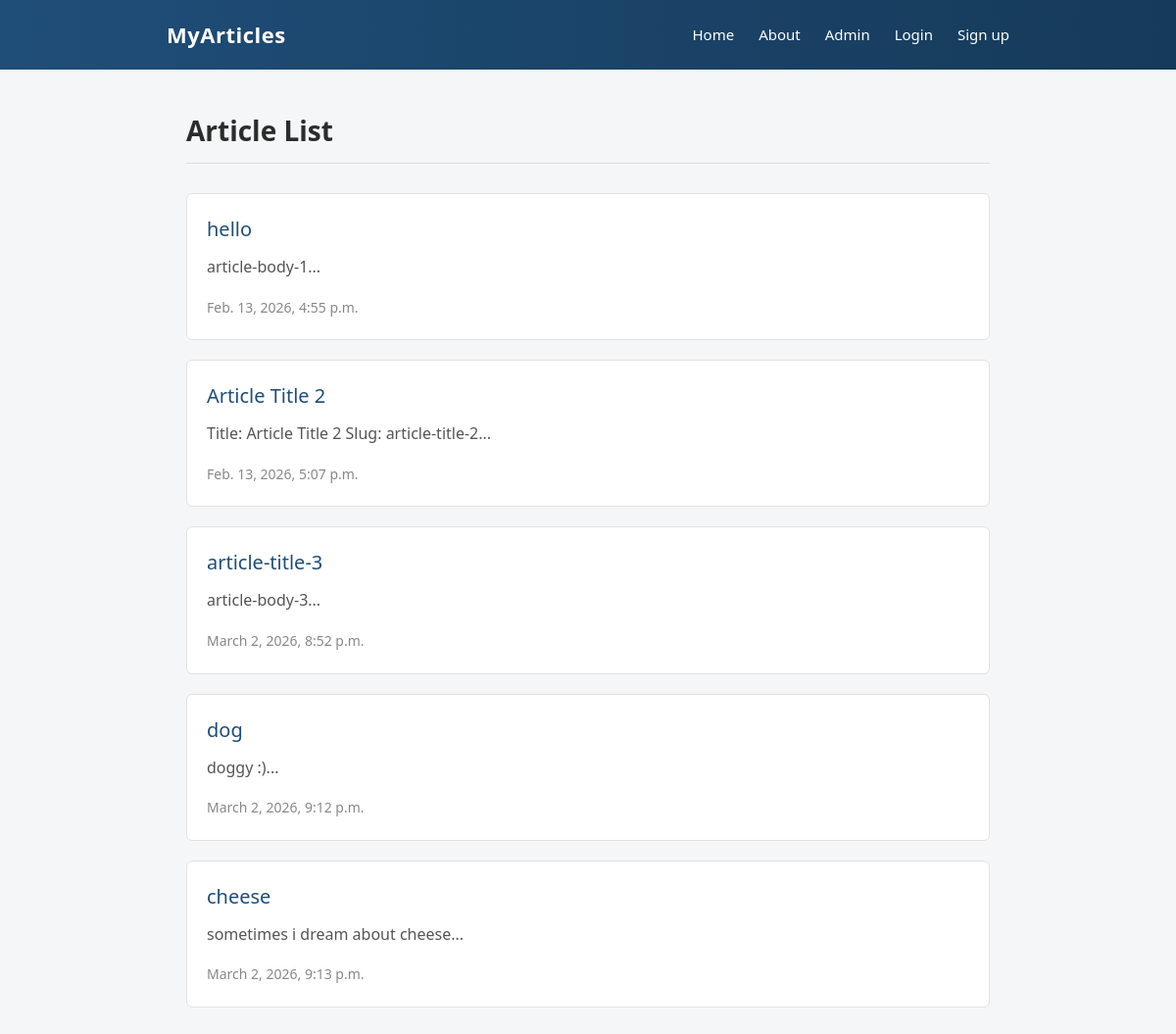
The app's page /, older data.
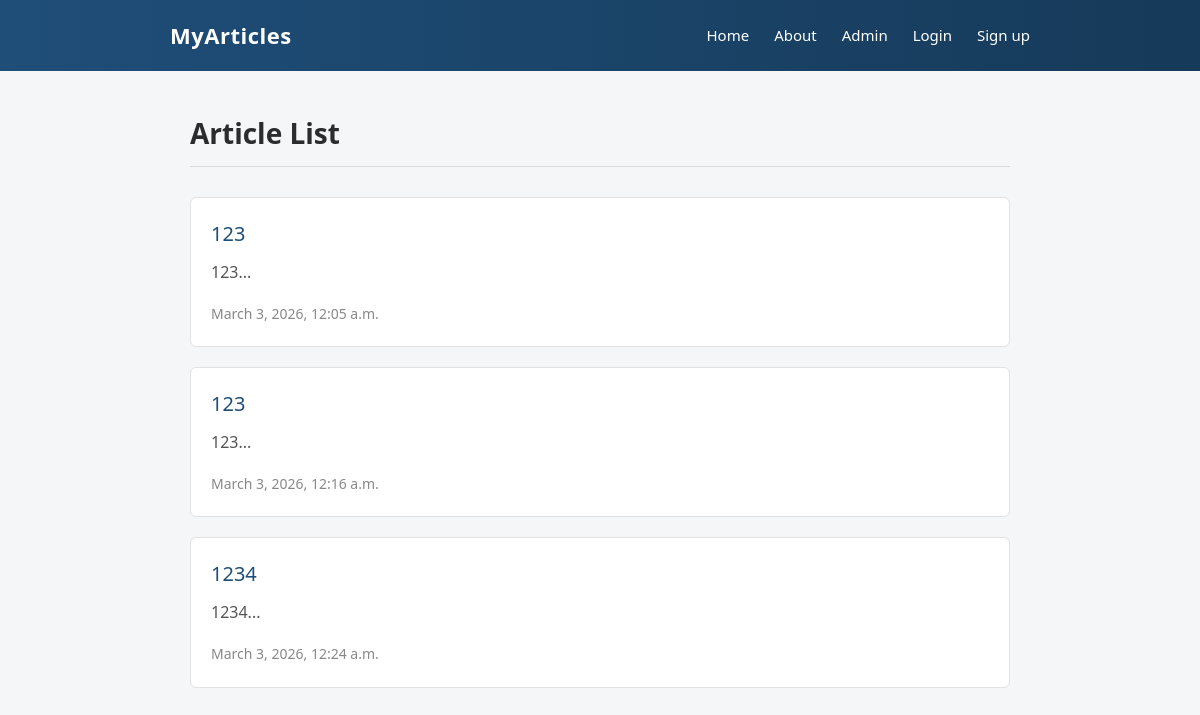
The same page, newer data.
### articles/models.py (models this page shows, shortened)
class Article(models.Model):
    title = models.CharField(max_length=200)
    slug = models.SlugField()
    body = models.TextField()
    date = models.DateTimeField(auto_now_add=True)
    thumbnail = models.ImageField(upload_to='images/', blank=True, default='images/default.jpg')
    author = models.ForeignKey(User, default=None, on_delete=models.CASCADE)
    def snippet(self):
        return self.body[0:50] + '...'

### articles/views.py (the view)
# urls.py: path('', views.article_list, name='article_list'),
def article_list(request):
    articles = Article.objects.all().order_by('date')
    return render(request, 'articles/article_list.html', {'articles': articles})

### articles/templates/articles/article_list.html (shortened to what this page needs)
{% extends "base_layout.html" %}
{% block content %}
    <main>
        <h1>Article List</h1>
        <div>
            {% for element in articles %}
                <div class="article__item">
                    <h2>
                        <a href="{% url 'articles:article_detail' slug=element.slug %}">
                            {{ element.title }}
                        </a>
                    </h2>
                    <p>
                        {{ element.snippet }}
                    </p>
                    <time>
                        {{ element.date }}
                    </time>
                </div>
            {% endfor %}
        </div>
    </main>
{% endblock content %}

### templates/base_layout.html (shortened to what this page needs)
{% load static %}
<!DOCTYPE html>
<html lang="en">
<head>
  <link rel="stylesheet" href="{% static 'css/style.css' %}">
</head>
<body>
<header class="site-header">
    <div class="container">
        <div class="logo">
            <a href="{% url 'homepage' %}">MyArticles</a>
        </div>
        <nav class="navigation">
            <ul>
                <li><a href="{% url 'homepage' %}">Home</a></li>
                <li><a href="{% url 'about' %}">About</a></li>
                <li><a href="/admin/">Admin</a></li>
                {% if user.is_authenticated %}
                <li>
                    <form class="form" action="{% url 'accounts:logout' %}" method="post">
                        {% csrf_token %}
                        <button type="submit">Logout</button>
                    </form>
                </li>
                {% else %}
                <li>
                    <a href="{% url 'accounts:login' %}">Login</a>
                </li>
                <li>
                    <a href="{% url 'accounts:signup' %}">Sign up</a>
                </li>
                {% endif %}
            </ul>
        </nav>
    </div>
</header>
<main>
  {% block content %}{% endblock content %}
</main>
</body>
</html>

### static/css/style.css (style rules this page uses)
* { margin: 0; padding: 0; box-sizing: border-box; }
body { font-family: "Segoe UI", Arial, sans-serif; background-color: #f4f6f8; color: #2c2c2c; line-height: 1.6; }
main { max-width: 900px; margin: 40px auto; padding: 0 20px; }
h1 { font-size: 28px; font-weight: 600; margin-bottom: 30px; border-bottom: 1px solid #dcdcdc; padding-bottom: 10px; }
h2 { font-size: 20px; font-weight: 500; margin-bottom: 10px; }
a { text-decoration: none; color: #1f4e79; transition: color 0.2s ease; }
.article__item { background-color: #ffffff; padding: 20px; margin-bottom: 20px; border: 1px solid #e2e2e2; border-radius: 6px; transition: box-shadow 0.2s ease; }
.article__item p { margin: 10px 0 15px 0; color: #555; }
.article__item time { font-size: 14px; color: #888; }
.site-header { background-color: #ffffff; border-bottom: 1px solid #e2e2e2; padding: 15px 0; margin-bottom: 40px; }
.site-header .container { max-width: 900px; margin: 0 auto; padding: 0 20px; display: flex; justify-content: space-between; align-items: center; }
.logo a { font-size: 20px; font-weight: 600; color: #1f4e79; text-decoration: none; letter-spacing: 0.5px; }
.navigation ul { list-style: none; display: flex; gap: 25px; }
.navigation a { font-size: 15px; color: #444; text-decoration: none; transition: color 0.2s ease; }
.site-header { background: linear-gradient(90deg, #1f4e79, #163a59); border-bottom: none; padding: 18px 0; }
.logo a { color: #ffffff; font-size: 22px; }
.navigation a { color: #ffffff; font-weight: 500; }

Row changes from the older to the newer data that the page shows:
removed Article: title "hello", snippet "article-body-1...", date "Feb. 13, 2026, 4:55 p.m."
removed Article: title "Article Title 2", snippet "Title: Article Title 2 Slug: article-title-2...", date "Feb. 13, 2026, 5:07 p.m."
removed Article: title "article-title-3", snippet "article-body-3...", date "March 2, 2026, 8:52 p.m."
removed Article: title "dog", snippet "doggy :)...", date "March 2, 2026, 9:12 p.m."
removed Article: title "cheese", snippet "sometimes i dream about cheese...", date "March 2, 2026, 9:13 p.m."
added Article: title "123", snippet "123...", date "March 3, 2026, 12:05 a.m."
added Article: title "123", snippet "123...", date "March 3, 2026, 12:16 a.m."
added Article: title "1234", snippet "1234...", date "March 3, 2026, 12:24 a.m."
